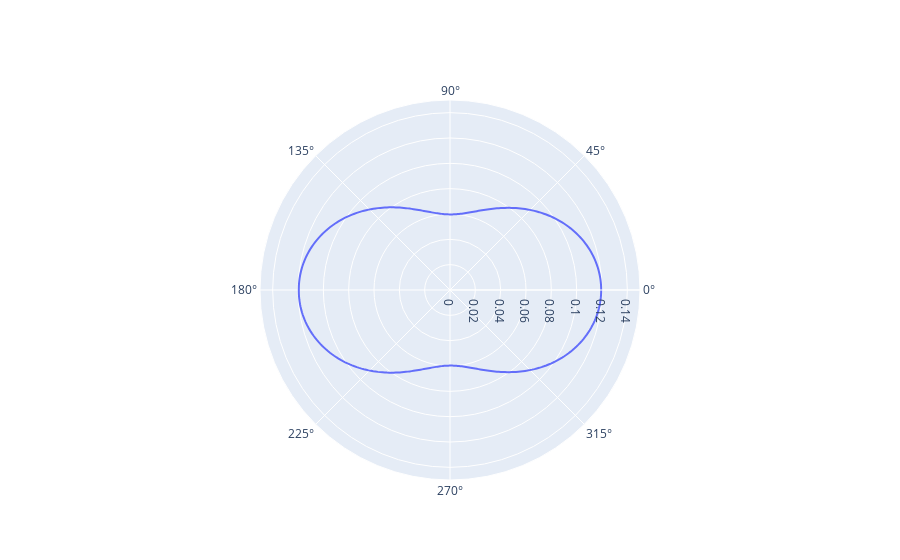

The code cell stored with this chart in its notebook:
### Code cell
# Mirror data to fill out entire polar plot
pf_mirror = np.append(pf, np.flip(pf))

data = go.Scatterpolar(
           r = pf_mirror,
           theta = np.linspace(0.0, 360.0, n * 2),
           mode = 'lines'
       )

layout = go.Layout(
    polar_radialaxis_range = [0.0, 0.15]
#     polar_angularaxis_rotation = 90
)

fig = go.Figure(data = [data], layout = layout)
fig

### Figure 1 — Plotly figure (JSON) as saved in the notebook; plotly's stock layout.template omitted (floating-point values rounded to 4 significant figures; data arrays with more than 128 entries replaced by an {"elided": "..."} marker saying what was removed)
{"data": [{"mode": "lines", "r": {"elided": "360 float values"}, "theta": {"elided": "360 float values"}, "type": "scatterpolar"}], "layout": {"polar": {"radialaxis": {"range": [0, 0.15]}}}}
